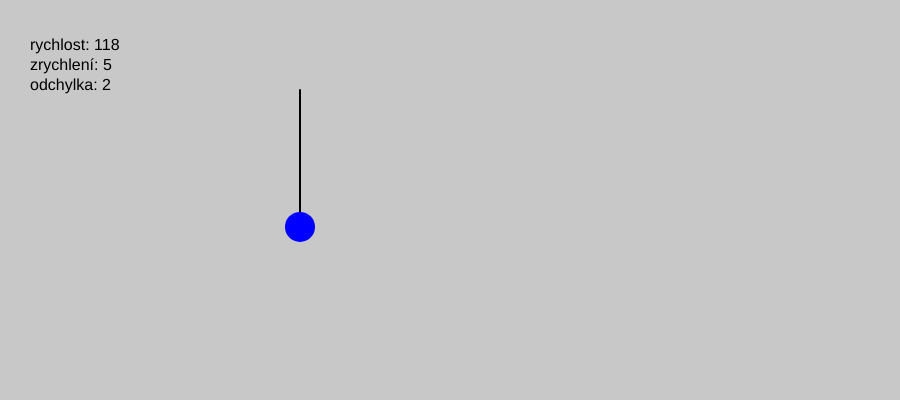
Frame 1 (no input)
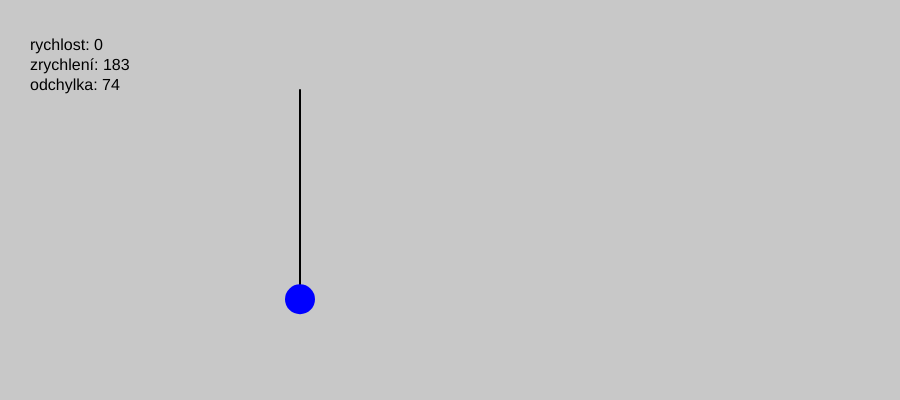
Frame 60 (no input)
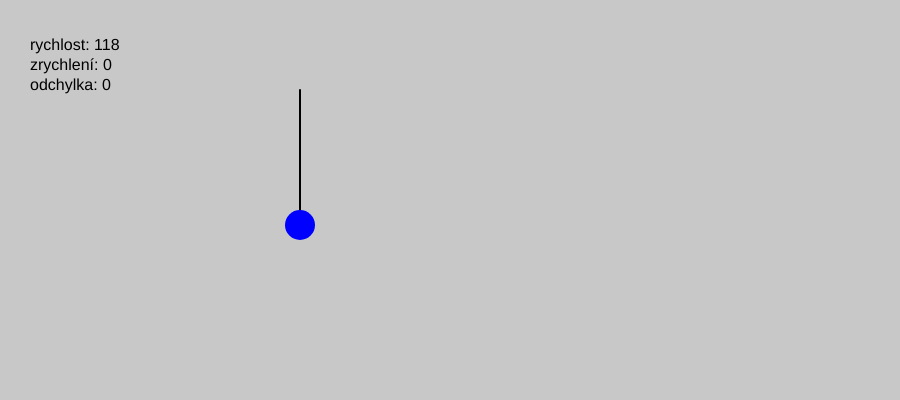
Frame 120 (the mouse pressed at the canvas centre since frame 60)

The p5.js sketch that drew these frames (run headless with seeded random() and noise() and a simulated clock; from frame 60 on, the mouse is pressed at the canvas centre):

// p5.js sketch
// ── sketch.js
const width = 900;
const height = 400;
const fps = 60;

const period = 4;
let frequency = 1/period;
const amplitude = 75;
const equalibrumY = 225;
const b = 0.1;
const m = 5;


function setup() {
    createCanvas(width, height);
    frameRate(fps);
}

function draw() {
    background(200);

    let t = frameCount/fps; // returns time
    let angleFrequency = TWO_PI/period;

    // harmonic oscillator
    // let y = amplitude * sin(angleFrequency * t); // y = ym * sin(w*t)
    // damped oscillator
    let y = Math.pow(Math.E, (-1 * b * t) / (2 * m)) * amplitude * sin(angleFrequency * t); // y = ym * sin(w*t)



    stroke(color(0));
    strokeWeight(2);
    line(300, 90, 300, equalibrumY + y);

    noStroke();
    fill(color(0,0,255));
    ellipse(300, equalibrumY + y, 30);

    let vel = angleFrequency * amplitude * cos(angleFrequency * t); // v = w * ym * cos(w*t)
    let acc = -1 * pow(angleFrequency, 2) * y; // a = -w2 * 

    textSize(16);
    fill(0);
    text(`rychlost: ${Math.abs(vel.toFixed(0))}`, 30, 50);
    text(`zrychlení: ${Math.abs(acc.toFixed(0))}`, 30, 70);
    text(`odchylka: ${Math.abs(y.toFixed(0))}`, 30, 90);

    if (y == amplitude) {
        // noLoop();
    }
}
